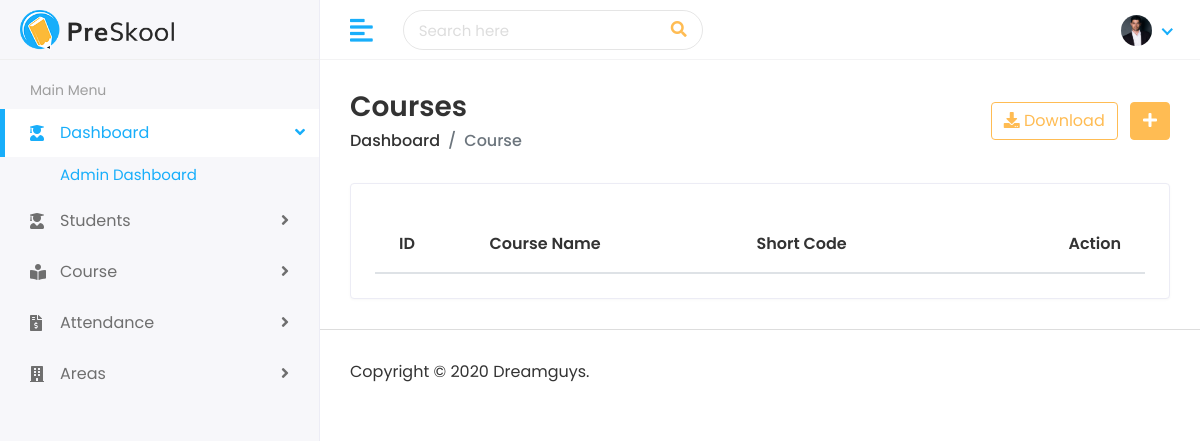
/superuser/course/ (signed in), run on an earlier commit of the app's database.
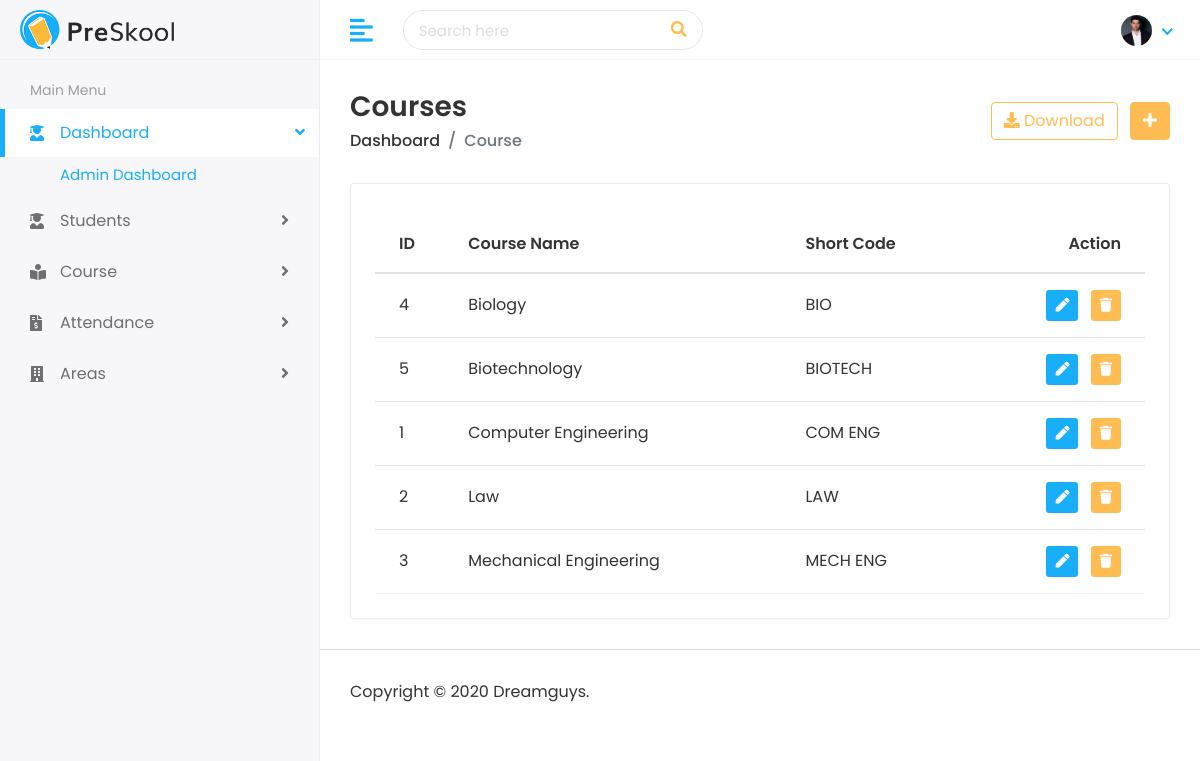
And on a later commit of the database.
### course/models.py (models this page shows, shortened)
class Course(models.Model):
    course_name = models.CharField(max_length=255, unique=True)
    short_code = models.CharField(max_length=500)

### course/views.py (the view)
# urls.py: path('', views.list_courses, name='list_courses'),
def list_courses(request):
    courses = Course.objects.all().order_by('course_name', '-id').values()
    context = {
        'course_list':courses
    }
    return render(request, "superuser/course/courses.html", context)

### templates/superuser/course/courses.html (shortened to what this page needs)
{% extends 'Home/base.html' %}
{% load static %}
{% block body %}
         <div class="page-wrapper">
            <div class="content container-fluid">
               <div class="page-header">
                  <div class="row align-items-center">
                     <div class="col">
                        <h3 class="page-title">Courses</h3>
                        <ul class="breadcrumb">
                           <li class="breadcrumb-item"><a href="">Dashboard</a></li>
                           <li class="breadcrumb-item active">Course</li>
                        </ul>
                     </div>
                     <div class="col-auto text-right float-right ml-auto">
                        <a href="#" class="btn btn-outline-primary mr-2"><i class="fas fa-download"></i> Download</a>
                        <a href="{% url 'create_course' %}" class="btn btn-primary"><i class="fas fa-plus"></i></a>
                     </div>
                  </div>
               </div>
               <div class="row">
                  <div class="col-sm-12">
                     <div class="card card-table">
                        <div class="card-body">
                           <div class="table-responsive">
                              <table class="table table-hover table-center mb-0 datatable">
                                 <thead>
                                    <tr>
                                       <th>ID</th>
                                       <th>Course Name</th>
                                       <th>Short Code</th>
                                       <th class="text-right">Action</th>
                                    </tr>
                                 </thead>
                                 <tbody>
                                    {% for course in course_list %}
                                    <tr>
                                       <td>{{ course.id}}</td>
                                       <td>{{ course.course_name }}</td>
                                       <td>{{ course.short_code }}</td>
                                       <td class="text-right">
                                          <div class="actions">
                                             <a href="{% url 'edit_course' course.id %}" class="btn btn-sm bg-success-light mr-2">
                                                 <i class="fas fa-pen"></i>
                                             </a>
                                             <form action="{% url 'delete_course' course.id %}" method="POST" style="display:inline;">
                                                 <button type="submit" class="btn btn-sm bg-danger-light" onclick="return confirm('Are you sure you want to delete this course?');">
                                                     <i class="fas fa-trash"></i>
                                                 </button>
                                             </form>
                                         </div>
                                       </td>
                                    </tr>
                                    {% endfor %}
                                 </tbody>
                              </table>
                           </div>
                        </div>
                     </div>
                  </div>
               </div>
            </div>
            <footer>
               <p>Copyright © 2020 Dreamguys.</p>
            </footer>
         </div>
      </div>
   </body>
</html>
{% endblock %}

### templates/Home/base.html (shortened to what this page needs)
{% load static %}
<!DOCTYPE html>
<html lang="en">
   <head>
      <link rel="stylesheet" href="{%static 'assets/plugins/bootstrap/css/bootstrap.min.css' %}">
      <link rel="stylesheet" href="{%static 'assets/plugins/fontawesome/css/fontawesome.min.css' %}">
      <link rel="stylesheet" href="{%static 'assets/plugins/fontawesome/css/all.min.css' %}">
      <link rel="stylesheet" href="{%static 'assets/css/style.css' %}">
   </head>
   <body>
      <div class="main-wrapper">
         <div class="header">
            <div class="header-left">
               <a href="index.html" class="logo">
                 <img src="{% static 'assets/img/logo.png' %}" alt="Logo">
               </a>
            </div>
            <a href="javascript:void(0);" id="toggle_btn">
            <i class="fas fa-align-left"></i>
            </a>
            <div class="top-nav-search">
               <form>
                  <input type="text" class="form-control" placeholder="Search here">
                  <button class="btn" type="submit"><i class="fas fa-search"></i></button>
               </form>
            </div>
            <ul class="nav user-menu">
               <li class="nav-item dropdown noti-dropdown">
                  <a href="#" class="dropdown-toggle nav-link" data-toggle="dropdown">
                  </a>
               </li>
               <li class="nav-item dropdown has-arrow">
                  <a href="#" class="dropdown-toggle nav-link" data-toggle="dropdown">
                  <span class="user-img"><img class="rounded-circle" src="{% static 'assets/img/user.jpg' %}" width="31" alt="{{user.username}}"></span>
                  </a>
               </li>
            </ul>
         </div>
         <div class="sidebar" id="sidebar">
            <div class="sidebar-inner slimscroll">
               <div id="sidebar-menu" class="sidebar-menu">
                  <ul>
                     <li class="menu-title">
                        <span>Main Menu</span>
                     </li>
                     <li class="submenu active">
                        <a href="#"><i class="fas fa-user-graduate"></i> <span> Dashboard</span> <span class="menu-arrow"></span></a>
                      {% if user.is_superuser %}
                        <ul>
                           <li><a href="{% url 'superuser' %}" class="active">Admin Dashboard</a></li>
                        </ul>
                        {% elif user.is_student%}
                           <ul>
                            <li><a href="{% url 'dashboard' %}" class="active">Dashboard</a></li>
                           </ul>
                        {% else %}
                           <ul>
                              <li><a href="{% url 'superuser' %}" class="active">Supervisor Dashboard</a></li>
                           </ul>
                        {% endif %}
                     </li>
                     {% if user.is_superuser %}
                     <li class="submenu">
                        <a href="#"><i class="fas fa-user-graduate"></i> <span> Students</span> <span class="menu-arrow"></span></a>
                     </li>
                     <li class="submenu">
                        <a href="#"><i class="fas fa-book-reader"></i> <span> Course</span> <span class="menu-arrow"></span></a>
                     </li>
                     <li class="submenu">
                        <a href="#"><i class="fas fa-file-invoice-dollar"></i> <span> Attendance</span> <span class="menu-arrow"></span></a>
                     </li>
                     <li class="submenu">
                          <a href="#"><i class="fas fa-building"></i> <span> Areas</span> <span class="menu-arrow"></span></a>
                     </li>
                      {%  endif %}
                  </ul>
               </div>
            </div>
         </div>
         {% block body %}
         {% endblock %}
  </body>
  </html>

What changed in the data, as far as the page shows it:
added Course: id "4", course_name "Biology", short_code "BIO"
added Course: id "5", course_name "Biotechnology", short_code "BIOTECH"
added Course: id "1", course_name "Computer Engineering", short_code "COM ENG"
added Course: id "2", course_name "Law", short_code "LAW"
added Course: id "3", course_name "Mechanical Engineering", short_code "MECH ENG"
